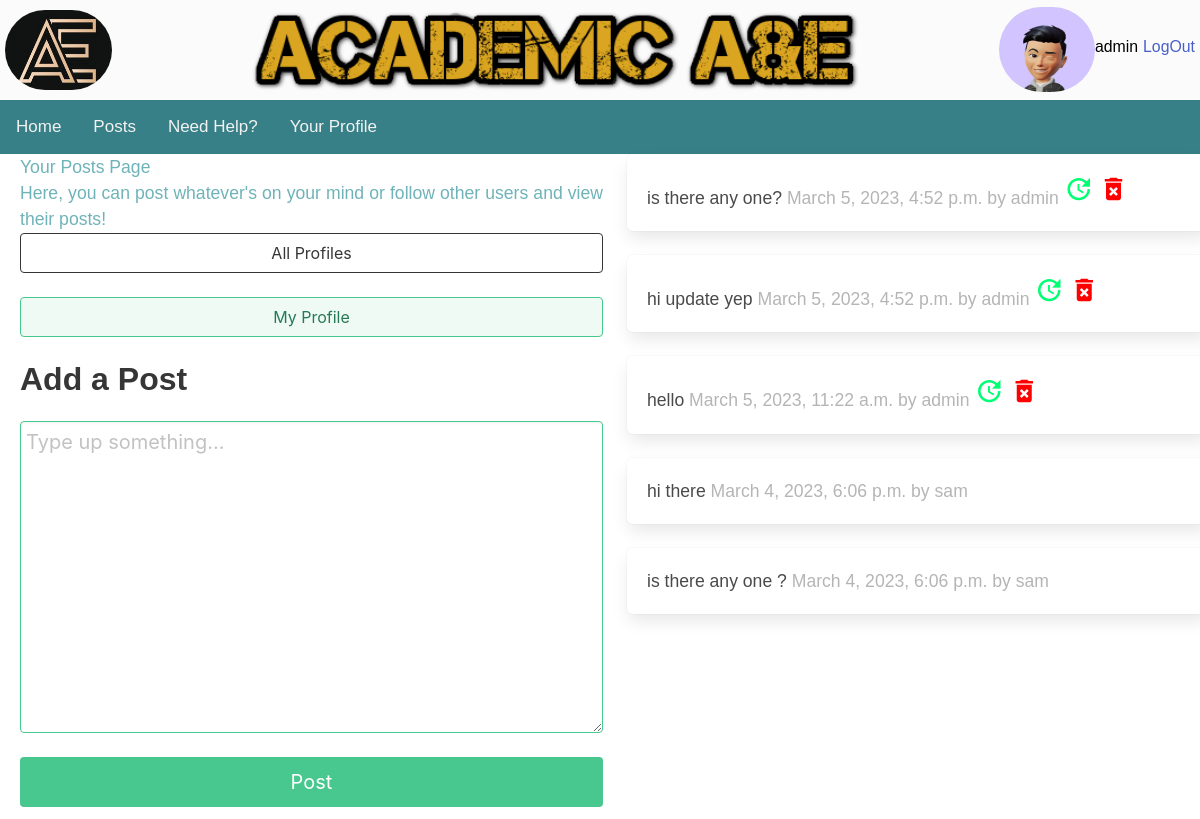
Before: /posts/ (signed in) with the older database file.
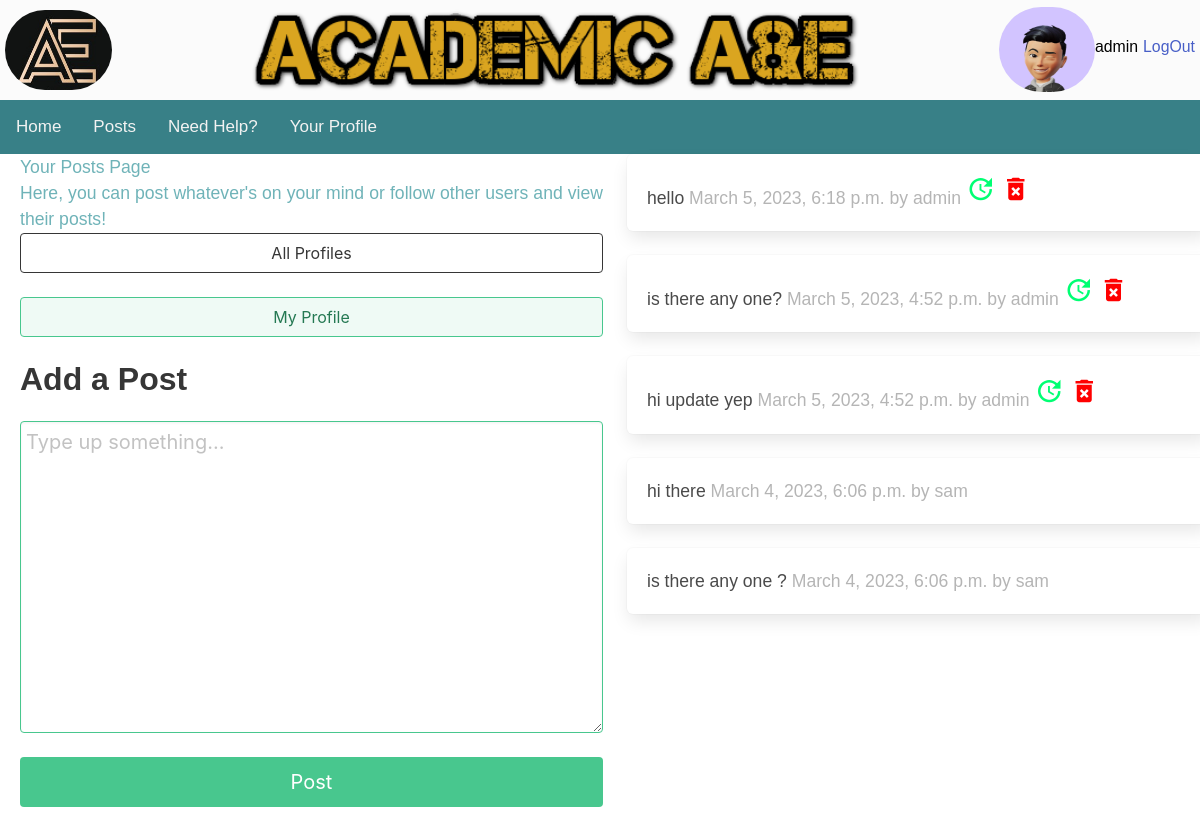
After: the same page with the newer database file.
### posts/models.py (models this page shows, shortened)
class Text_Post(models.Model):
    user = models.ForeignKey(
        User, related_name="posts", on_delete=models.DO_NOTHING
    )
    body = models.CharField(max_length=150)
    created_at = models.DateTimeField(auto_now_add=True)
    updated_at= models.DateTimeField(auto_now_add=True)

### posts/views.py (the view)
# urls.py: path("", mainscreen, name="mainscreen"),
@login_required(login_url=reverse_lazy('login'))
def mainscreen(request):
    user_id=request.user.id
    form = PostForm(request.POST or None)
    if request.method == "POST":
        if form.is_valid():
            post = form.save(commit=False)
            post.user = request.user
            post.save()
            return redirect("posts:mainscreen")
    followed_posts = Text_Post.objects.filter(
        user__posts_profile__in=request.user.posts_profile.follows.all()
    ).order_by("-updated_at")
    return render(request, "posts/mainscreen.html", {"form": form, "posts": followed_posts,"user_id":user_id},
    )

### posts/forms.py (shortened to what this page needs)
class PostForm(forms.ModelForm):
    body = forms.CharField(required=True,
    widget=forms.widgets.Textarea(
            attrs={
                "placeholder": "Type up something...",
                "class": "textarea is-success is-medium",
            }
        ),
        label="",
    )
    class Meta:
        model = Text_Post
        exclude = ("user", )

### posts/templates/posts/mainscreen.html (shortened to what this page needs)
{% extends "base.html" %}
{% block content %}
<div class="columns">
    <div class="column is-half">
        <section>
            <h1>Your Posts Page</h1>
            <p>Here, you can post whatever's on your mind or follow other users and view their posts!</p>
        </section>
        <div class="block">
            <a href="{% url 'posts:profile_list' %} ">
                <button class="button is-dark is-outlined is-fullwidth">
                    All Profiles
                </button>
            </a>
        </div>
        <div class="block">
            <a href="{% url 'posts:profile' request.user.posts_profile.id %} ">
                <button class="button is-success is-light is-outlined is-fullwidth">
                    My Profile
                </button>
            </a>
        </div>
        <div class="block">
            <div class="block">
                <h2 class="title is-3">Add a Post</p>
            </div>
            <div class="block">
                <form method="post">
                    {{ form.as_p }}
                    <button class="button is-success is-fullwidth is-medium mt-5"
                        type="submit">Post
                    </button>
                </form>
            </div>
        </div>
    </div>
    <div class="column is-half">
        {% for post in posts %}
                <div class="box">
                    {{ post.body }}
                    <span class="is-small has-text-grey-light">
                        {{ post.updated_at }} by {{ post.user.username }}
                    </span>
                    {% if post.user_id == user_id %}
                    <a href='/posts/update_post/{{post.id}}'><i class="material-icons" style="font-size:30px;color:rgb(0, 255, 115)">update</i> </a>
                    <a href='/posts/delete_post/{{post.id}}'> <i class="material-icons" style="font-size:30px;color:red">delete_forever</i></a>
                    {% endif %}
                </div>
        {% endfor %}
    </div>
</div>
{% endblock content %}

Changed rows visible on the page:
changed Text_Post "hello": updated_at "March 5, 2023, 11:22 a.m." → "March 5, 2023, 6:18 p.m."; moves up the list
